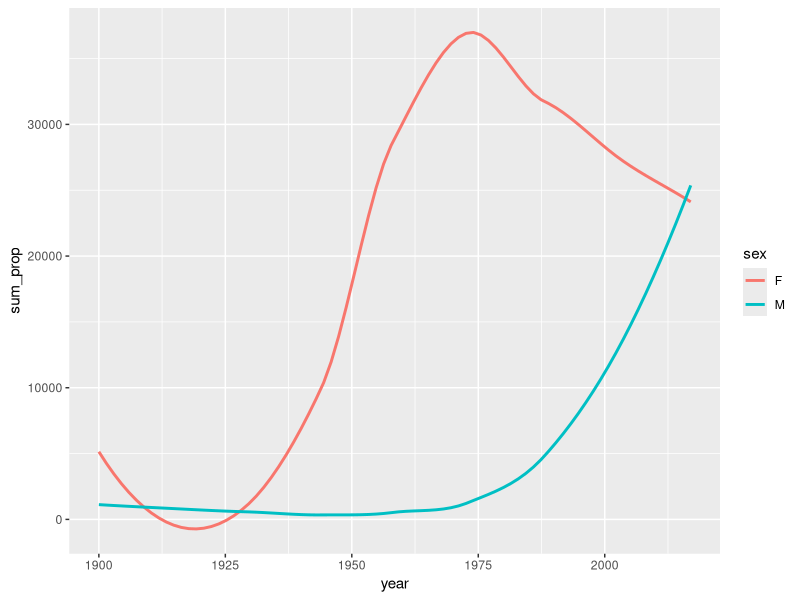

Reproduce this figure in R.
## ---- chunk 1
library(tidyverse)
#install.packages("meltr")

## ---- chunk 2
babyname <- read_csv("data/i_names.csv", show_col_types = FALSE)
View(head(babyname))

x <- babyname |>
  select(year, sex, n, prop) |>
  mutate(prop = prop*1000000) |>
  summarize(sum_prop = sum(prop), .by = c(year, sex)) 
summary(x)

x |> slice_sample(n = 5)
x |> count(sex)

x |>
  filter(year >= 1900) |>
  ggplot(aes(x = year, y = sum_prop, fill = sex)) + geom_smooth(method = "loess", alpha = 0.5, se = FALSE, aes(fill = sex, color = sex))

  

